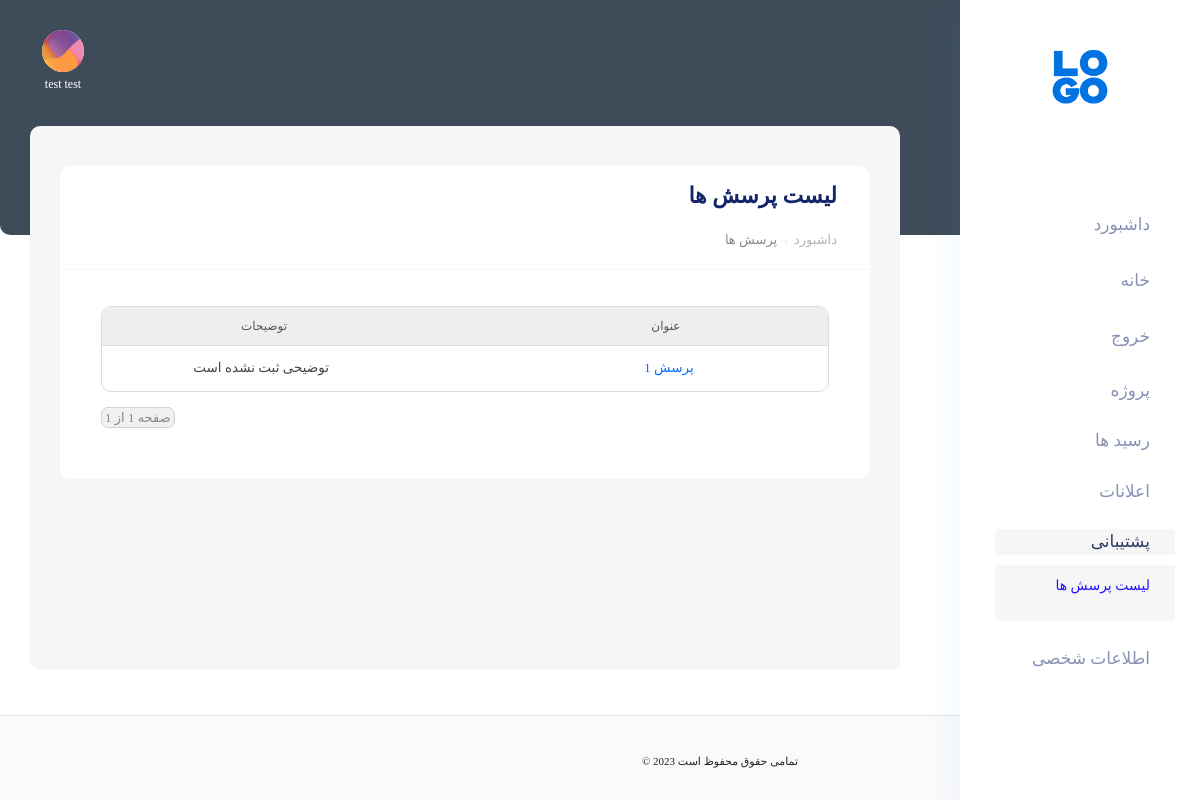
Screenshot of /u/dashboard/support/question/list (signed in) with the database file from the repository.
### account/models.py (models this page shows, shortened)
class User(AbstractUser):
    ROLE_USER_OPTIONS = (
        ('normal_user', 'کاربر عادی'),
        ('financial_user', 'ادمین مالی'),
        ('super_user', 'ادمین وِیژه'),
    )
    first_name = models.CharField("first name", max_length=150, blank=True, default="بدون نام")
    username = None
    email = models.EmailField("email address", null=True, blank=True, unique=True)
    phonenumber = PhoneNumberField(region='IR', unique=True)
    is_phonenumber_confirmed = models.BooleanField(default=False)
    role = models.CharField(max_length=20, choices=ROLE_USER_OPTIONS, default='normal_user')
    USERNAME_FIELD = "phonenumber"
    REQUIRED_FIELDS = []
    objects = CustomBaseUserManager()
    normal_user = NormalUserManager()
    financial_user = FinancialUserManager()
    super_user = SuperUserManager()
    class Meta:
        ordering = '-id',
    @property
    def is_admin(self):
        return True if self.role in settings.ADMIN_USER_ROLES else False
    @property
    def is_common_admin(self):
        return True if self.role in settings.COMMON_ADMIN_USER_ROLES else False
    @property
    def is_super_admin(self):
        return True if self.role in settings.SUPER_ADMIN_ROLES else False
    def get_full_name(self):
        fl = f'{self.first_name} {self.last_name}'.strip() or 'بدون نام'
        return fl
    def get_image_url(self):
        return '/static/images/dashboard/client_img.png'

### support/models.py (models this page shows, shortened)
class Question(BaseModel, Image):
    title = models.CharField(max_length=150)
    description = models.TextField(null=True)
    building = models.ForeignKey('receipt.Building', on_delete=models.CASCADE, null=True)
    option_1 = models.CharField(max_length=100)
    option_2 = models.CharField(max_length=100)
    option_3 = models.CharField(max_length=100)
    option_4 = models.CharField(max_length=100)
    class Meta:
        ordering = '-id',
    def get_absolute_url(self):
        return reverse('support:support_dashboard_question_detail', args=(self.id,))

### support/views/dashboard.py (the view)
# urls.py: path('u/dashboard/support/question/list', dashboard.QuestionList.as_view(), name='support_dashboard_question_list'),
class QuestionList(LoginRequiredMixinCustom, View):
    def get_template_by_user(self, request):
        user = request.user
        if user.is_admin:
            return 'support/dashboard/question/list.html'
        else:
            return 'support/dashboard/question/user/list.html'
    def get_context_by_role(self, request):
        user = request.user
        if user.is_admin:
            questions = Question.objects.all()
        else:
            questions = Question.objects.filter(building__buildingavailable__user=user)
        page_num = request.GET.get('page', 1)
        pagination = Paginator(questions, 20)
        pagination = pagination.get_page(page_num)
        questions = pagination.object_list
        context = {
            'questions': questions,
            'pagination': pagination
        }
        return context
    @user_role_required_cbv(['normal_user', 'super_user'])
    def get(self, request):
        context = self.get_context_by_role(request)
        return render(request, self.get_template_by_user(request), context)

### core/auth/mixins.py (called while the page is built)
    def dispatch(self, request, *args, **kwargs):
        if not request.user.is_authenticated:
            return self.handle_no_permission()
        if not request.user.is_phonenumber_confirmed:
            return redirect('account:confirm_phonenumber')
        return super().dispatch(request, *args, **kwargs)

### support/templates/support/dashboard/question/user/list.html (shortened to what this page needs)
{% extends 'account/dashboard/components/base/base_template.html' %}
{% block Content %}
    {% include 'account/dashboard/components/base/nav.html' %}
    <section class="main_content dashboard_part large_header_bg">
        {% include 'account/dashboard/components/base/header.html' %}
        <div class="main_content_iner">
            <div class="container-fluid p-0 ">
                <div class="col-lg-12">
                    <div class="white_card mb_30">
                        <div class="white_card_header">
                            <div class="box_header m-0">
                                <div class="main-title">
                                    <h3 class="m-0">لیست پرسش ها</h3>
                                </div>
                            </div>
                            <div class="breadcrumb">
                                <ul>
                                    <li>
                                        <a href="{% url 'account:dashboard' %}">داشبورد</a>
                                    </li>
                                    <li>
                                        <a href="">پرسش ها</a>
                                    </li>
                                </ul>
                            </div>
                        </div>
                        <div class="white_card_body">
                            <div class="card-body">
                                <div class="list-row">
                                    <div class="title-list-row">
                                        <div class="col-5">
                                            عنوان
                                        </div>
                                        <div class="col-5">
                                            توضیحات
                                        </div>
                                    </div>
                                    {% for question in questions %}
                                        <div class="detail-row">
                                            <div class="col-5">
                                                <a href="{{ question.get_absolute_url }}">
                                                    {{ question.title|truncatechars:20 }}
                                                </a>
                                            </div>
                                            <div class="col-5">
                                                {{ question.description|truncatechars:40|default:'توضیحی ثبت نشده است' }}
                                            </div>
                                        </div>
                                    {% empty %}
                                        <div class="container-not-found-base">
                                            <p>پرسشی یافت نشد</p>
                                        </div>
                                    {% endfor %}
                                </div>
                                <div class="pagination">
                                    <div class="step-links">
                                        <span class="current">
                                        صفحه  {{ pagination.number }} از {{ pagination.paginator.num_pages }}
                                        </span>
                                    </div>
                                </div>
                            </div>
                        </div>
                    </div>
                </div>
            </div>
        </div>
        {% include 'account/dashboard/components/base/footer.html' %}
    </section>
{% endblock %}

### account/templates/account/dashboard/components/base/header.html (shortened to what this page needs)
{% load static %}
<header>
    <div class="container-fluid g-0">
        <div class="row">
            <div class="col-lg-12 p-0 ">
                <div class="header_iner d-flex justify-content-between align-items-center">
                    <div class="header_right d-flex justify-content-between align-items-center">
                        <div class="header_notification_warp d-flex align-items-center">
                            <li class="m-1" title="اعلانات">
                                <a href="{% url 'notification:notification_dashboard_user_personal_list' %}"><i
                                        class="fa fa-bell"></i></a>
                            </li>
                            <li class="m-1" title="خروج">
                                <a href="{% url 'account:logout' %}">
                                    <i class="fa fa-sign-out-alt"></i>
                                </a>
                            </li>
                        </div>
                        <div class="profile_info text-center mx-4">
                            <a href="{% url 'account:info_detail' %}">
                                <img src="{{ user.get_image_url }}" alt="{{ user.get_full_name }}">
                                <p class="font-60 text-center text-white">
                                    {{ user.get_full_name|truncatechars:30 }}
                                </p>
                            </a>
                        </div>
                    </div>
                </div>
            </div>
        </div>
    </div>
</header>

### static/styles/form.css (style rules this page uses)
::placeholder { font-family: 'Vazir'; font-size: 80%; color: #aaa; }

### static/styles/base.css (style rules this page uses)
* { margin: 0; padding: 0; box-sizing: border-box; }
body { font-family: 'Vazir'; }
.list-row { border: 1px solid #dcdcdc; border-radius: 10px; font-size: 80%; text-align: center; width: 100%; white-space: nowrap; }
.title-list-row { border-radius: 10px 10px 0 0; padding: 10px; background: #eee; display: flex; justify-content: space-between; align-items: center; border-bottom: 1px solid #ddd; width: 100%; }
.title-list-row > div { display: inline-block; margin: 0 5px; color: #555; font-size: 80%; }
.detail-row { width: 100%; font-size: 90%; color: #444; display: flex; justify-content: space-between; align-items: center; text-align: center; padding: 12px 5px; border-bottom: 1px solid #ddd; }
.detail-row:last-of-type { border-bottom: none; border-radius: 0 0 10px 10px; }
.detail-row > div { display: inline-block; margin: 0 5px; }
.font-60 { font-size: 60% !important; }
.pagination { direction: ltr; display: block !important; text-align: left; margin: 15px 0; }
.pagination .step-links { background: #f0f0f0; border: 1px solid #d2d2d2; display: inline-block; border-radius: 7px; }
.pagination .current { font-size: 65%; padding: 0 3px; color: #888; }
.breadcrumb { margin-bottom: 0 !important; margin-top: 13px; }
.breadcrumb ul { direction: rtl; width: 100%; display: block; }
.breadcrumb li { font-size: 65%; display: inline-block; color: #b5b5b5; }
.breadcrumb li:after { content: "/"; margin: 0 3px; font-size: 70%; color: #ccc; }
.breadcrumb li:last-of-type:after { content: ""; margin: 0; }
.breadcrumb li a { color: inherit; }
.breadcrumb a[href=""] { color: #878787; }
@media screen and (max-width: 1400px) { .list-row { font-size: 75%; } }
@media screen and (max-width: 1400px) { .detail-row { overflow: auto; } }

### rows the page displays
User: get_full_name (picture), get_full_name "test test"
Question: title "پرسش 1", description "توضیحی ثبت نشده است"

### other values shown
{{ pagination.paginator.num_pages }} "1"
